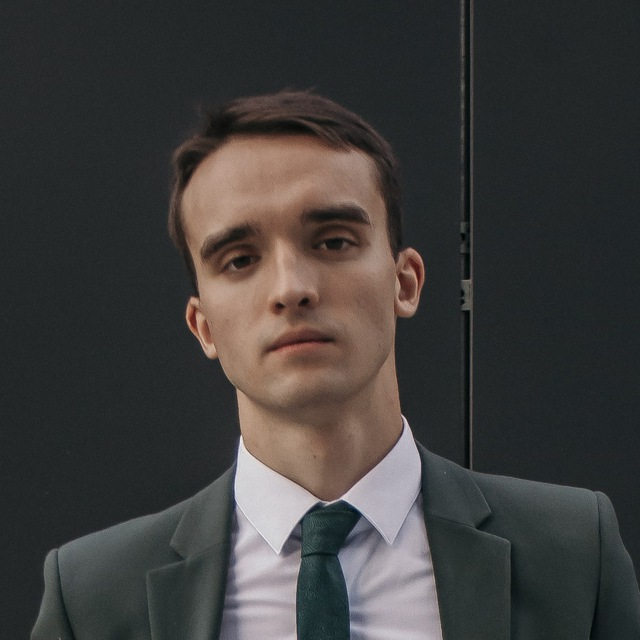
#> input picture examples/3/img.jpg, 640 x 640 px
$ python hist.py
#> lines starting #> are read from the running program, lines starting #| are printed output that depends on the picture
import cv2
import matplotlib.pyplot as plt

# Load the RGB image
image = cv2.imread('img.jpg')
#> image is the input picture: shape (640, 640, 3); mean B, G, R 59.7, 60.9, 62.4

# Split the image into its RGB channels
b, g, r = cv2.split(image)
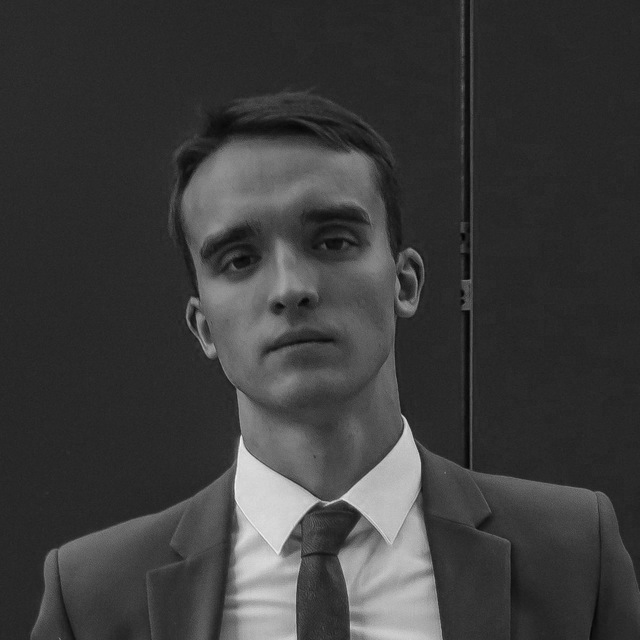
#> b: shape (640, 640); min 1, max 249, mean 59.7
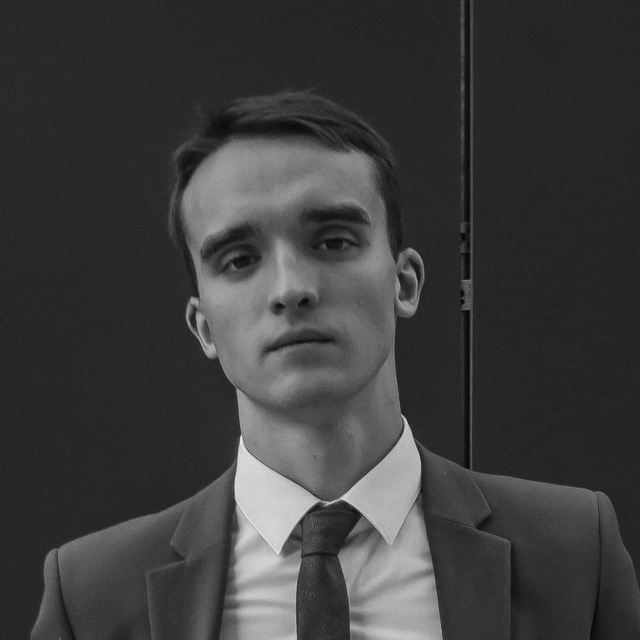
#> g: shape (640, 640); min 2, max 236, mean 60.9
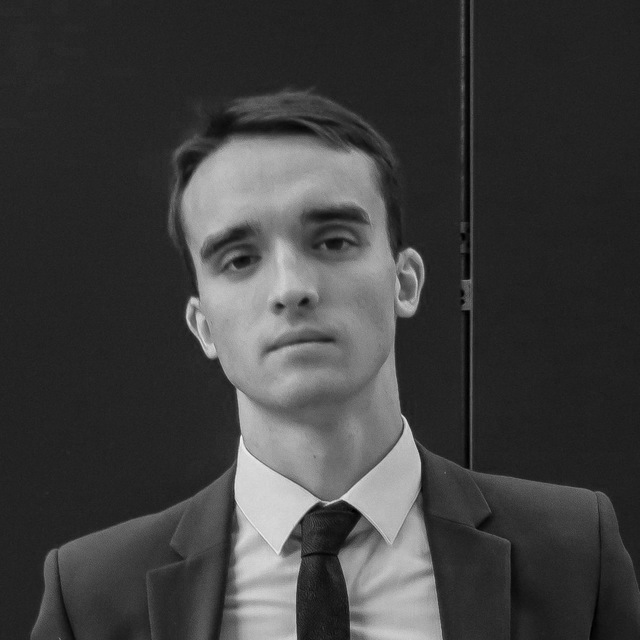
#> r: shape (640, 640); min 0, max 250, mean 62.4

# Calculate histograms for each channel
hist_b = cv2.calcHist([b], [0], None, [256], [0, 256])
#> hist_b = 256 values, max 49849 at index 40, min 0 at index 0, mean 1600
hist_g = cv2.calcHist([g], [0], None, [256], [0, 256])
#> hist_g = 256 values, max 46862 at index 38, min 0 at index 0, mean 1600
hist_r = cv2.calcHist([r], [0], None, [256], [0, 256])
#> hist_r = 256 values, max 42168 at index 34, min 0 at index 238, mean 1600

# Plot the histograms
plt.plot(hist_b, color='blue', label='Blue')
plt.plot(hist_g, color='green', label='Green')
plt.plot(hist_r, color='red', label='Red')

plt.title('RGB Image Histogram')
plt.xlabel('Pixel Intensity')
plt.ylabel('Frequency')
plt.legend()
plt.show()
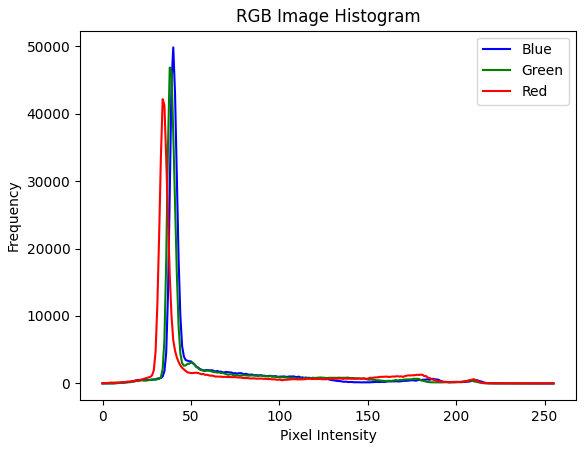
#> figure drawn by matplotlib, 1 panel; curve peaks at x = 40, y = 49849; curve peaks at x = 38, y = 46862; curve peaks at x = 34, y = 42168
